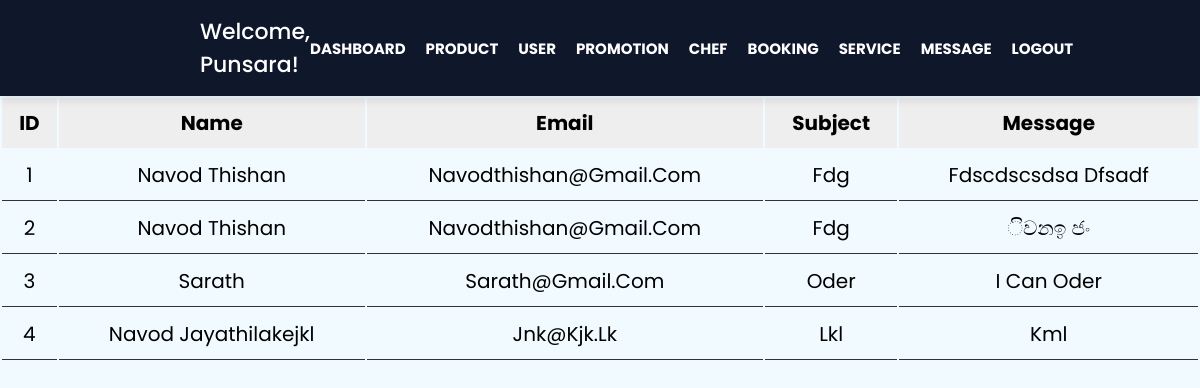
Page /Admin/message.php (signed in) on the committed database.
### tables this page shows
CREATE TABLE `contact_form` (
  `id` int(11) NOT NULL,
  `name` varchar(255) NOT NULL,
  `email` varchar(255) NOT NULL,
  `subject` varchar(255) NOT NULL,
  `message` text NOT NULL
);

### Admin/message.php (the view, shortened to what this page needs)
<?php
include 'navbar.php';
include 'config.php';
    $selectMesages = mysqli_query($conn, "SELECT * FROM  contact_form");
?>
<!DOCTYPE html>
<html lang="en">
<head>
    <link rel="stylesheet" href="https://cdnjs.cloudflare.com/ajax/libs/font-awesome/5.15.4/css/all.min.css">
    <link rel="stylesheet" href="style.css">
</head>
<body>
<div class="product-display">
    <table class="product-display-table">
        <thead>
            <tr>
                <th>ID</th>
                <th>Name</th>
                <th>Email</th>
                <th>Subject</th>
                <th>Message</th>
            </tr>
        </thead>
        <?php while ($message = mysqli_fetch_assoc($selectMesages)) { ?>
            <tr>
                <td><?php echo $message['id']; ?></td>
                <td><?php echo $message['name']; ?></td>
                <td><?php echo $message['email']; ?></td>
                <td><?php echo $message['subject']; ?></td>
                <td><?php echo $message['message']; ?></td>
            </tr>
        <?php } ?>
    </table>
</div>
</body>
</html>

### Admin/style.css (style rules this page uses)
* { margin: 0; padding: 0; box-sizing: border-box; font-family: "Poppins", sans-serif; }
body { background: #f0faff; }
:root { --green:#0F172B; --black:#333; --white:#fff; --bg-color:#eee; --box-shadow:0 .5rem 1rem rgba(0,0,0,.1); --border:.1rem solid var(--black); margin-top: 60px; }
* { font-family: 'Poppins', sans-serif; margin:0; padding:0; box-sizing: border-box; outline: none; border:none; text-decoration: none; text-transform: capitalize; }
html { font-size: 62.5%; overflow-x: hidden; }
.product-display { margin:2rem 0; }
.product-display .product-display-table { width: 100%; text-align: center; }
.product-display .product-display-table thead { background: var(--bg-color); }
.product-display .product-display-table th { padding:1rem; font-size: 2rem; }
.product-display .product-display-table td { padding:1rem; font-size: 2rem; border-bottom: var(--border); }

### rows in the picture
contact_form: id "1", name "Navod Thishan", email "Navodthishan@gmail.com", subject "Fdg", message "Fdscdscsdsa Dfsadf"
contact_form: id "2", name "Navod Thishan", email "Navodthishan@gmail.com", subject "Fdg", message "ිවනඉ ජං"
contact_form: id "3", name "Sarath", email "Sarath@gmail.com", subject "Oder", message "I Can Oder"
contact_form: id "4", name "Navod Jayathilakejkl", email "Jnk@kjk.lk", subject "Lkl", message "Kml"

### other values in the picture
$_SESSION['admin_name'] "Punsara"
